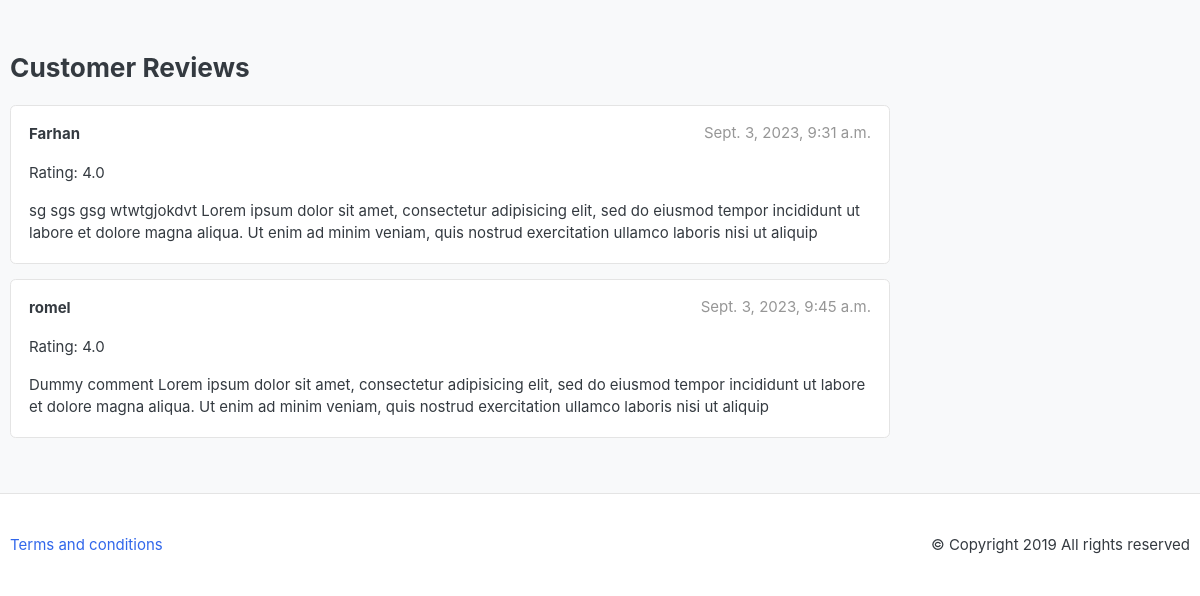
Before: /projects/villa-agency/ (lower part) with the older database file.
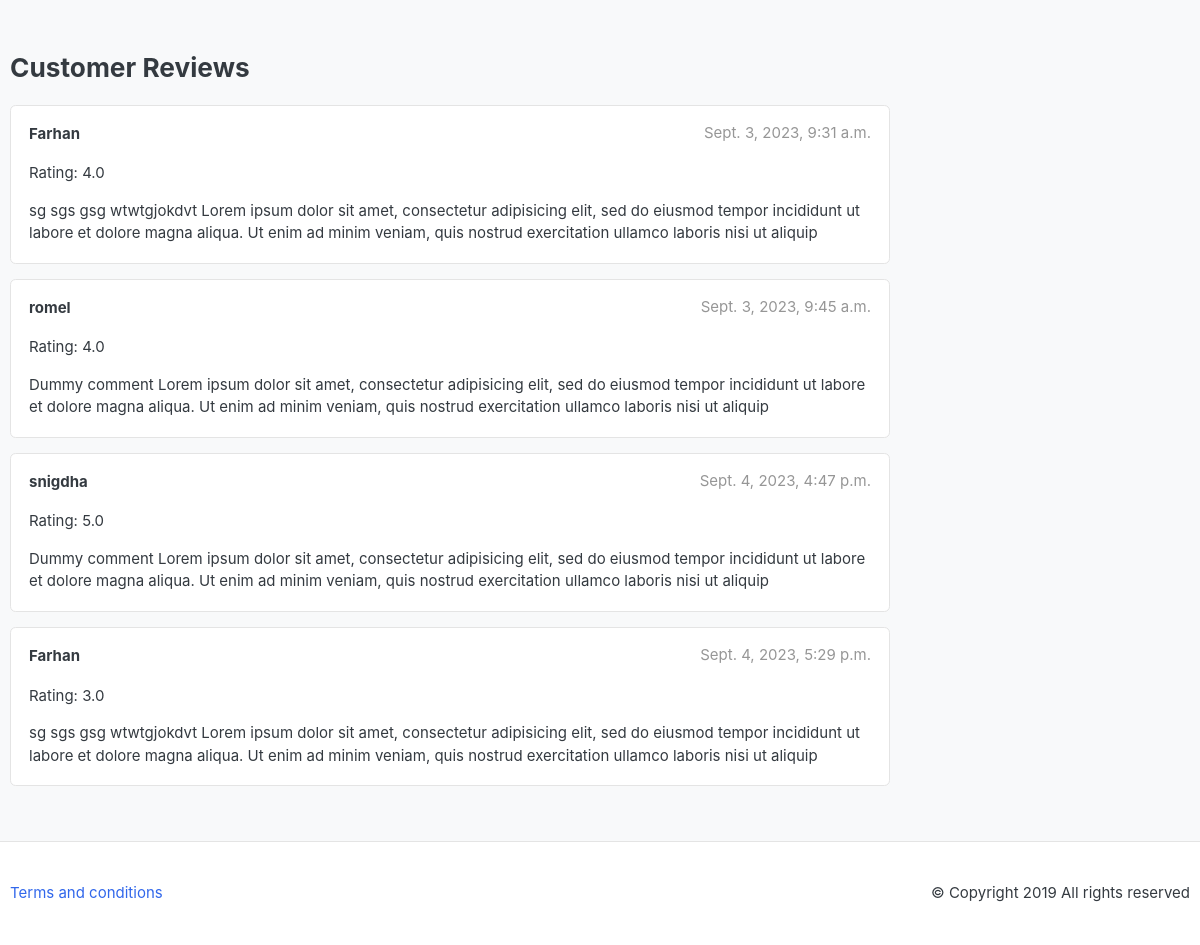
After: the same page with the newer database file.
### projects/models.py (models this page shows, shortened)
class ReviewRating(models.Model):
    project = models.ForeignKey(Project, on_delete= models.CASCADE)
    viewer_name = models.CharField(max_length=50)
    review = models.TextField(max_length=500)
    rating = models.FloatField()
    status = models.BooleanField(default=True)
    created_at = models.DateTimeField(auto_now_add=True)
    updated_at = models.DateTimeField(auto_now=True)

### projects/views.py (the view)
# urls.py: path('<slug:project_slug>/', views.project_detail, name='project_detail'),
def project_detail(request, project_slug):
    single_project = Project.objects.get(slug = project_slug)
    reviews = ReviewRating.objects.filter(project=single_project, status = True)
    return render(request, 'project_detail.html', {'project' : single_project, 'reviews': reviews})

### projects/models.py (called while the page is built)
    def __str__(self):
        return self.category_name

### projects/templates/project_detail.html (shortened to what this page needs)
{% extends 'base2.html' %}
{% block body%}
<section class="section-content padding-y bg">
    <div class="container">
        <br />
  <div class="row">
          <div class="col-md-9">
          </div>
        </div>
        <br />
        <div class="row">
          <div class="col-md-9">
            <header class="section-heading">
              <h3>Customer Reviews</h3>
            </header>
            {% for review in reviews %}
            <article class="box mb-3">
                <div class="icontext w-100">
                  <div class="text">
                    <span class="date text-muted float-md-right"
                      >{{review.created_at}}
                    </span>
                    <h6 class="mb-1">{{review.viewer_name}}</h6>
                  </div>
                </div>
                <div class="mt-3">
                    <p>
                      Rating: {{review.rating}}
                    </p>
                  </div>
                <div class="mt-3">
                  <p>
                    {{review.review}}
                  </p>
                </div>
              </article>
            {% endfor %}
          </div>
        </div>
    </div>
</section>
{% endblock %}

Changed rows visible on the page:
added ReviewRating: created_at "Sept. 4, 2023, 4:47 p.m.", viewer_name "snigdha", rating "5.0", review "Dummy comment Lorem ipsum dolor sit amet, consectetur adipisicing elit, sed do eiusmod tempor incididunt ut labore et dolore magna aliqua. Ut enim ad minim veniam, quis nostrud exercitation ullamco laboris nisi ut aliquip"
added ReviewRating: created_at "Sept. 4, 2023, 5:29 p.m.", viewer_name "Farhan", rating "3.0", review "sg sgs gsg wtwtgjokdvt Lorem ipsum dolor sit amet, consectetur adipisicing elit, sed do eiusmod tempor incididunt ut labore et dolore magna aliqua. Ut enim ad minim veniam, quis nostrud exercitation ullamco laboris nisi ut aliquip"
